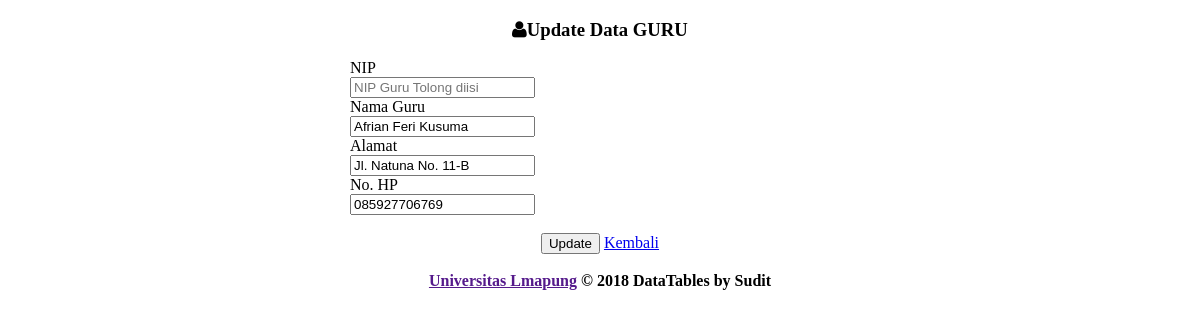
The app's page /sudit/admin/guru_edit.php with its own data.
### tables this page shows
CREATE TABLE IF NOT EXISTS `guru` (
  `nip` varchar(15) NOT NULL,
  `nama` varchar(200) NOT NULL,
  `alamat` varchar(200) NOT NULL,
  `nohp` varchar(15) NOT NULL
);

### sudit/admin/guru_edit.php (the view, shortened to what this page needs)
<?php include "conn.php"; ?>
<!DOCTYPE html>
<html lang="en">
<head>
    <head>
	    <link rel="stylesheet" href="datatables/dataTables.bootstrap.css"/>
        <link type="text/css" href="images/icons/css/font-awesome.css" rel="stylesheet">
    </head>
    <body>
            <div class="container">
                <div class="row">
                    <div class="span12">
                        <div class="content">
                            <?php
           $kd = $_GET['kd'];
			$sql = mysqli_query($koneksi, "SELECT * FROM guru WHERE nip='$kd'");
			if(mysqli_num_rows($sql) == 0){
				header("Location: guru.php");
			}else{
				$row = mysqli_fetch_assoc($sql);
			}
			?>
            <center><div class="panel panel-warning" style="width: 500px;">
                        <div class="panel-heading">
                        <h3 class="panel-title"><i class="icon-user"></i>Update Data GURU</h3> </div>
                        <div class="panel-body">
                         <form name="form1" id="form1" class="form-horizontal row-fluid" action="?page=guru_update" method="POST" >
										<div align="left" class="control-group">
											<label class="control-label" for="basicinput">NIP</label>
											<div class="controls">
												<input type="text" name="nip" id="nip" value="<?php echo $row['nip']; ?>" placeholder="NIP Guru Tolong diisi" class="form-control span8 tip" readonly="yes">
											</div>
										</div>
										<div align="left" class="control-group">
											<label class="control-label" for="basicinput">Nama Guru</label>
											<div class="controls">
												<input type="text" name="nama" id="nama" value="<?php echo $row['nama']; ?>" placeholder="Nama Siswa" class="form-control span8 tip" required>
											</div>
										</div>
										<div align="left" class="control-group">
											<label class="control-label" for="basicinput">Alamat</label>
											<div class="controls">
												<input type="text" name="alamat" id="alamat" value="<?php echo $row['alamat']; ?>" placeholder="Alamat" class="form-control span8 tip" required>
											</div>
										</div>
                                        <div align="left" class="control-group">
											<label class="control-label" for="basicinput">No. HP</label>
											<div class="controls">
												<input name="nohp" id="nohp" value="<?php echo $row['nohp']; ?>" class=" form-control span8 tip" type="text" placeholder="Contoh : 08564555840" required />
											</div>
										</div>
<br
										<div class="control-group">
											<div class="controls">
												<input type="submit" name="update" id="update" value="Update" class="btn btn-sm btn-primary"/>
                                               <a href="?page=guru" class="btn btn-sm btn-danger">Kembali</a>
											</div>
										</div>
                        </div>
                    </div>
                </div>
            </div>
        <br />
        <div class="footer span-12">
            <div class="container">
              <center> <b class="copyright"><a href=""> Universitas Lmapung</a> &copy; 2018 DataTables by Sudit </b></center>
            </div>
        </div>
    </body>

### records on screen
guru: nama "Afrian Feri Kusuma", alamat "Jl. Natuna No. 11-B", nohp "085927706769"
